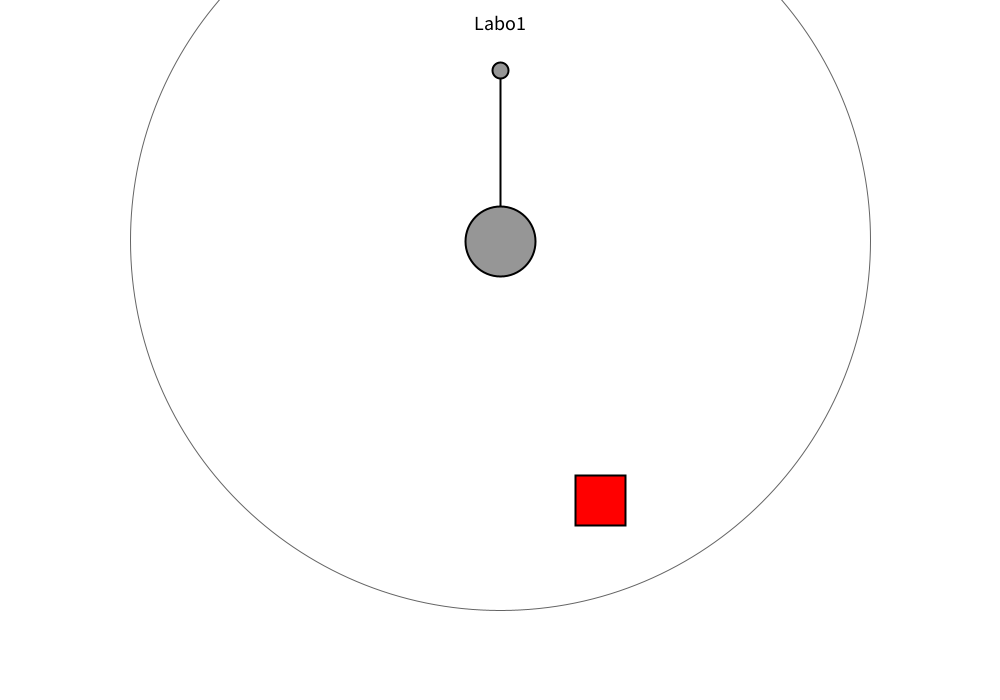
Frame 1 (no input)
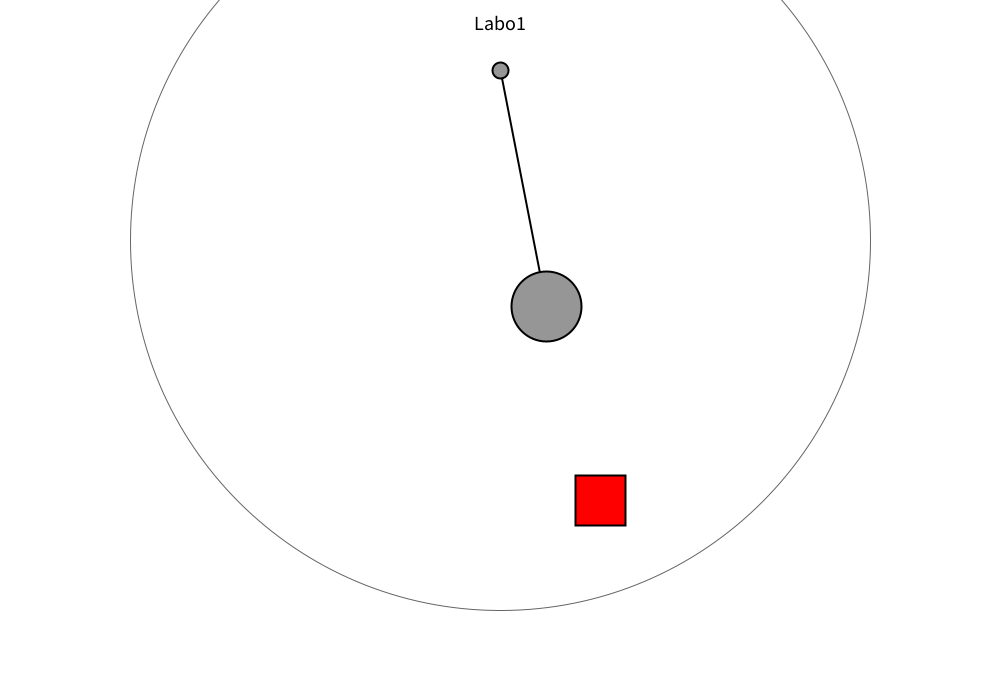
Frame 60 (the mouse pressed at the canvas centre just before this capture)
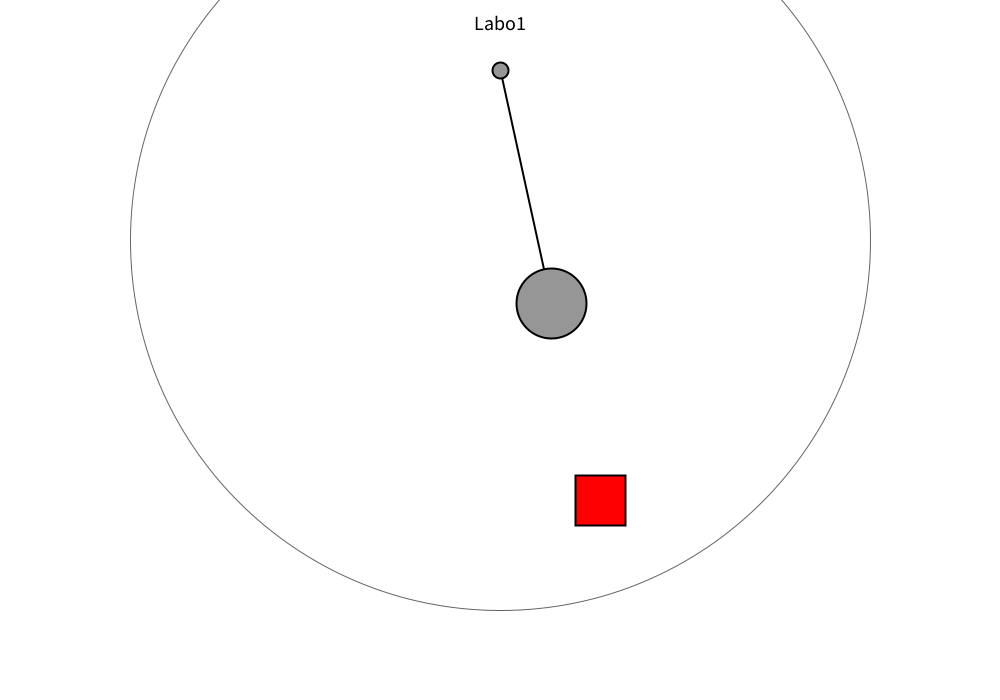
Frame 120 (the mouse held since frame 60 and released just before this capture)

The Processing sketch that drew these frames (run headless with seeded random() and noise(); from frame 60 on, the mouse is pressed at the canvas centre):

// Processing sketch: Labo1_A
// ── Labo1_A.pde
Player player;
Enemy enemy;

boolean leftPressed = false;
boolean rightPressed = false;

void setup() {
  size(1000, 700);

  // Ennemi attaché au plafond
  enemy = new Enemy(width / 2, 70);

  // Distance activation / désactivation
  enemy.setDistance(330, 370);

  // Joueur en bas et dans la zone au départ
  player = new Player(width / 2 + 100, 500);
}


void draw() {
  background(255);

  // UPDATE
  player.update();
  enemy.update(player);

  // DISPLAY
  enemy.displayZone();
  enemy.display();
  player.display();

  fill(0);
  textAlign(CENTER);
  textSize(20);
  text("Labo1", width / 2, 30);
}

// CLAVIER
void keyPressed() {

  if (key == 'a' || key == 'A') {
    leftPressed = true;
  }

  if (key == 'd' || key == 'D') {
    rightPressed = true;
  }
}

void keyReleased() {

  if (key == 'a' || key == 'A') {
    leftPressed = false;
  }

  if (key == 'd' || key == 'D') {
    rightPressed = false;
  }
}

// ── Enemy.pde
class Enemy extends GraphicObject {

  // Point d'attache au plafond
  PVector anchor;

  // Position de repos
  PVector restPosition;

  // Ressort
  float restLength = 170;
  float maxLength = 300;
  
  float k = 0.02;

  // Distances
  float activationDistance;
  float deactivationDistance;

  boolean active = false;

  float size = 70;

  Enemy(float x, float y) {
    // Position initiale de l'ennemi
    super(x, y + 170);

    // Point d'attache
    anchor = new PVector(x, y);

    // Position de repos
    restPosition = new PVector(x, y + restLength);
  }
  
  // DISTANCE
  void setDistance(float activation, float deactivation) {

    activationDistance = activation;

    deactivationDistance = deactivation;
  }
  
  // FORCE ÉLASTIQUE
  void applyElasticForce() {

    PVector force = PVector.sub(position, anchor);
    
    float length = force.mag();
    
    if (length > 0) {

      float stretch = length - restLength;

      force.normalize();

      // Loi de Hooke (F = -k * x)
      force.mult(-k * stretch);
      
      applyForce(force);
    }
  }
  
  // ATTRACTION VERS LE JOUEUR
  void attract(Player player) {

    PVector force = PVector.sub(player.position, position);
    
    if (force.mag() > 0) {

      force.normalize();

      force.mult(1.3);

      applyForce(force);
    }
  }

  // RETOUR AU REPOS
  void returnToRest() {

    PVector force = PVector.sub(restPosition, position);

    force.mult(0.03);

    applyForce(force);
  }
  
  // LONGUEUR MAXIMALE
  void constrainLength() {

    PVector direction = PVector.sub(position, anchor);

    float distance = direction.mag();
    
    if (distance > maxLength) {

      direction.normalize();

      direction.mult(maxLength);

      position = PVector.add(anchor, direction);

      velocity.mult(0.5);
    }
  }

  // UPDATE
  void update(Player player) {

    // Distance entre le joueur et la position de repos
    float distance = PVector.dist(player.position, restPosition);
    
    // ACTIVATION
    if (!active && distance < activationDistance) {

      active = true;
    }
    
    // DÉSACTIVATION
    if (active &&
        distance > deactivationDistance) {

      active = false;
    }
    
    // FORCE ÉLASTIQUE
    applyElasticForce();

    // ACTIF / REPOS

    if (active) {

      // Attaque le joueur
      attract(player);

    } else {

      // Retourne au repos
      returnToRest();
    }
    
    velocity.add(acceleration);
    
    // Amortissement
    if (active) {
      velocity.mult(0.96);

    } else {

      velocity.mult(0.90);
    }
    
    position.add(velocity);

    // Remise à zéro des forces
    acceleration.mult(0);
    
    // Longueur maximale
    constrainLength();

    // IMMOBILE AU REPOS
    if (!active) {

      float d = PVector.dist(position, restPosition);

      if (d < 2 && velocity.mag() < 0.2) {

        position.set(restPosition);

        velocity.set(0, 0);

        acceleration.set(0, 0);
      }
    }
  }
  
  // CERCLE
  void displayZone() {

    noFill();

    stroke(100);
    strokeWeight(1);

    ellipse(restPosition.x, restPosition.y, deactivationDistance * 2, deactivationDistance * 2);
  }
  
  void display() {

    // Élastique
    stroke(0);
    strokeWeight(2);

    line(anchor.x, anchor.y, position.x, position.y);
    
    // Point d'attache
    fill(150);

    ellipse( anchor.x, anchor.y, 16, 16);
    
    // Ennemi
    stroke(0);
    strokeWeight(2);
    
    if (active) {
      // Affecté par le joueur
      fill(150);

    } else {

      // Au repos = VERT
      fill(0, 255, 0);
    }
    ellipse(position.x, position.y, size, size);
  }
}

// ── GraphicObject.pde
abstract class GraphicObject {

  PVector position;
  PVector velocity;
  PVector acceleration;

  GraphicObject(float x, float y) {

    position = new PVector(x, y);

    velocity = new PVector(0, 0);

    acceleration = new PVector(0, 0);
  }

  void applyForce(PVector force) {

    acceleration.add(force);
  }
  
  abstract void display();
}

// ── Prayer.pde
class Player extends GraphicObject {

  float speed = 5;
  float size = 50;

  Player(float x, float y) {

    super(x, y);
  }
  
  void update() {

    // A = gauche
    if (leftPressed) {
      position.x -= speed;
    }
    // D = droite
    if (rightPressed) {
      position.x += speed;
    }
    position.x = constrain(position.x, size / 2, width - size / 2);
  }

  void display() {
    
    rectMode(CENTER);

    stroke(0);
    strokeWeight(2);

    fill(255, 0, 0);

    rect(position.x, position.y, size, size);
  }
}
